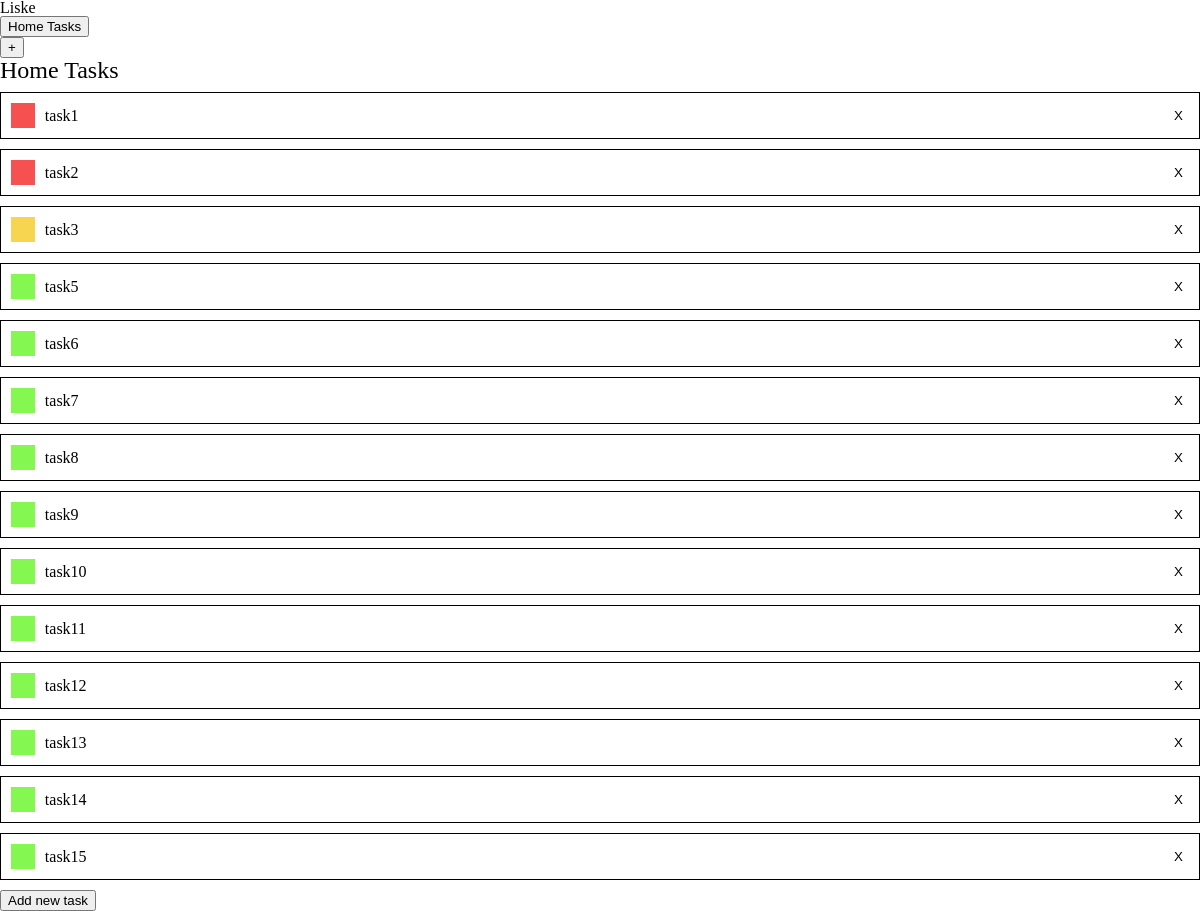
The page / on the database its author committed.
### tables this page shows
CREATE TABLE liske (
id_liske INTEGER PRIMARY KEY AUTOINCREMENT,
liske_name TEXT
);

CREATE TABLE task(
id_task INTEGER PRIMARY KEY AUTOINCREMENT,
task_name TEXT,
task_priority INTEGER,
task_liske INTEGER,
FOREIGN KEY (task_liske) REFERENCES liske(id_liske)
);

### index.py (the view)
@app.route("/")
def index(selectedLiske = None):
    liske = []
    liske = liske_repository.get_liske_list()
    return render_template("index.html", liske=liske)

### dal/db.py (called while the page is built)
def get_db():
    db = getattr(g, '_database', None)
    if db is None:
        db = g._database = sqlite3.connect(DATABASE)
    return db

def query_db(query, args=(), one=False):
    rv = None
    try:
        cur = get_db().execute(query, args)
        rv = cur.fetchall()
        cur.close()
    except:
        rv = None
    return (rv[0] if rv else None) if one else rv

### dal/liske_repository.py (called while the page is built)
def get_liske_list():
    liske_list = []
    liske = db.query_db("select * from liske")
    if liske != None:
        for currentLiske in liske:
            tasks = db.query_db("select * from task where task_liske = ?",(currentLiske[0],))
            task_list = []
            for currentTask in tasks:
                task_list.append(m_task.task(currentTask[0], currentTask[1], currentTask[2]))
            liske_list.append(m_liske.liske(currentLiske[0], currentLiske[1], task_list[:]))
    return liske_list

### templates/index.html (shortened to what this page needs)
<!DOCTYPE html>
<html lang="en">
<head>
    <link rel="stylesheet" href="{{url_for('static', filename='css/reset.css')}}"/>
    <link rel="stylesheet" href="{{url_for('static', filename='css/style.css')}}">
    <link rel="stylesheet" href="{{url_for('static', filename='css/style.mobile.css')}}">
</head>
<body>
    <div class="title-bar">
        <h1>Liske</h1>
    </div>
    <div class="main-container">
        <nav id="liskeNavbar" class="side-bar">
            <ul>
            {% if liske|length > 0 %}
                {% for currentLiske in liske %}
                    <li>
                        <button data-id="{{currentLiske.id}}" type="button" class="side-menu-button" onclick="onNavButtonClick(this)">
                            {{ currentLiske.liskeName }}
                        </button>
                    </li>
                {% endfor %}
            {% else %}
                    <h2> There is no Liskes here :(</h2>
            {% endif %}
            </ul>
            <button class="add-liske-btn">
                +
            </button>
        </nav>
        <div class="center-container">
            <div>
                {% if liske|length > 0%}
                {% for currentLiske in liske %}
                    <div id="{{ currentLiske.id }}" class="{{ 'liske-active' if currentLiske.id == 1  else 'liske-inactive' }}">
                        <h2 class="liske-h2">{{ currentLiske.liskeName }}</h2>
                        <div  class="liske-box">
                            {% for currentTask in currentLiske.liske %}
                                <div class="liske-task">
                                    {% if currentTask.priority == 1 %}
                                        {% set currentPriority = "liske-priority-high" %}
                                    {% elif currentTask.priority == 2 %}
                                        {% set currentPriority = "liske-priority-medium" %}
                                    {% elif currentTask.priority == 3 %}
                                        {% set currentPriority = "liske-priority-low" %}
                                    {% endif %}
                                    <div class="liske-priority {{ currentPriority }}"></div>
                                    <p>{{ currentTask.title }}</p>
                                    <button data-id="{{currentTask.id}}" onclick="removeCurrentItem(this)">
                                        X
                                    </button>
                                </div>
                            {% endfor %}
                        </div>
                    </div>
                {% endfor %}
                {% else %}
                    <h2> There is no tasks. </h2>
                {% endif %}
            </div>
            <button class="new-task">
                Add new task
            </button>
        </div>
    </div>
</body>
</html>

### static/css/style.css (style rules this page uses)
.liske-active { display: block; height: 100%; overflow: scroll; }
.liske-h2 { font-size: 24px; }
.liske-priority { width: 25px; height: 25px; margin-right: 10px; }
.liske-priority-high { background-color: #f75050; }
.liske-priority-medium { background-color: #f7d550; }
.liske-priority-low { background-color: #84f750; }
.liske-task { padding: 10px; margin: 10px 0; border: 1px solid; display: flex; flex-direction: row; align-items: center; justify-content: space-between; }
.liske-task > p { width: 100%; }
.liske-task > button { background: none; border: none; }

### rows shown on the page
liske: liskeName "Home Tasks"
task: title "task1"
task: title "task2"
task: title "task3"
task: title "task5"
task: title "task6"
task: title "task7"
task: title "task8"
task: title "task9"
task: title "task10"
task: title "task11"
task: title "task12"
task: title "task13"
task: title "task14"
task: title "task15"
